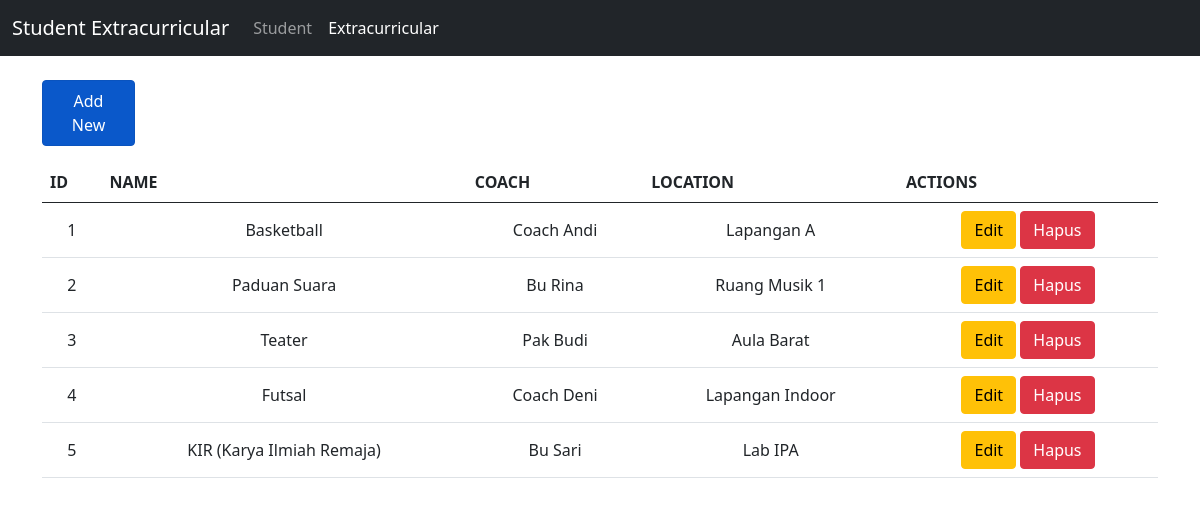
/project/index.php?page=extracurricular, run on the app's committed database.
### tables this page shows
CREATE TABLE `extracurricular` (
  `id` int(11) NOT NULL,
  `name` varchar(100) NOT NULL,
  `coach` varchar(100) DEFAULT NULL,
  `location` varchar(100) DEFAULT NULL
);

### project/controllers/Extracurricular.controller.php (called while the page is built, shortened)
<?php
include_once("models/Extracurricular.class.php");
include_once("views/Extracurricular.view.php");
class ExtracurricularController
{
    private $extracurricular;
    function __construct()
    {
        $this->extracurricular = new Extracurricular(Conf::$db_host, Conf::$db_user, Conf::$db_pass, Conf::$db_name);
    }
    public function index()
    {
        $this->extracurricular->open();
        $this->extracurricular->getExtracurricular();
        $data = array(
            'extracurricular' => array(),
        );
        while ($row = $this->extracurricular->getResult()) {
            array_push($data['extracurricular'], $row);
        }
        $view = new ExtracurricularView();
        $view->render($data);
    }
}

### project/views/Extracurricular.view.php (the view, shortened to what this page needs)
<?php
class ExtracurricularView
{
    public function render($data)
    {
        $no = 1;
        $dataExtracurricular = null;
        foreach ($data['extracurricular'] as $val) {
            list($id, $name, $coach, $location) = $val;
            $dataExtracurricular .= "<tr class='text-center align-middle'>
                <td>" . $no++ . "</td>
                <td>" . $name . "</td>
                <td>" . $coach . "</td>
                <td>" . $location . "</td>" . "
                <td>
                  <a href='index.php?page=extracurricular&id_edit=" . $id .  "' class='btn btn-warning mb-2 mb-md-0 mb-lg-0 mb-xl-0' '>Edit</a>
                  <a href='index.php?page=extracurricular&id_hapus=" . $id . "' class='btn btn-danger' '>Hapus</a>
                </td>
                </tr>";
        }
    }
}

### project/index.php
<?php
include_once("views/Template.class.php");
include_once("models/DB.class.php");
if (!empty($_GET['page'])) {
    include_once("controllers/Extracurricular.controller.php");
    $controller = new ExtracurricularController();
} else {
    include_once("controllers/Student.controller.php");
    $controller = new StudentController();
}
if (isset($_POST['add'])) {
    $controller->add($_POST);
} else if (isset($_POST['update'])) {
    $controller->update($_POST);
} else if (!empty($_GET['id_hapus'])) {
    $id = $_GET['id_hapus'];
    $controller->delete($id);
} else if (!empty($_GET['id_edit'])) {
    $id = $_GET['id_edit'];
    $controller->edit($id);
} else if (isset($_GET['create'])) {
    $controller->create();
} else {
    $controller->index();
}

### project/views/Template.class.php (shortened to what this page needs)
<?php
class Template
{
    var $content = '';
    function __construct($filename = '')
    {
        $this->content = implode('', @file($filename));
    }
    function clear()
    {
        $this->content = preg_replace("/DATA_[A-Z|_|0-9]+/", "", $this->content);
    }
    function write()
    {
        print $this->content;
    }
    function replace($old = '', $new = '')
    {
        if (is_int($new)) {
            $value = sprintf("%d", $new);
        } elseif (is_float($new)) {
            $value = sprintf("%f", $new);
        } elseif (is_array($new)) {
            $value = '';
            foreach ($new as $item) {
                $value .= $item . ' ';
            }
        } else {
            $value = $new;
        }
        $this->content = preg_replace("/$old/", $value, $this->content);
    }
}

### data on the page
extracurricular: name "Basketball", coach "Coach Andi", location "Lapangan A"
extracurricular: name "Paduan Suara", coach "Bu Rina", location "Ruang Musik 1"
extracurricular: name "Teater", coach "Pak Budi", location "Aula Barat"
extracurricular: name "Futsal", coach "Coach Deni", location "Lapangan Indoor"
extracurricular: name "KIR (Karya Ilmiah Remaja)", coach "Bu Sari", location "Lab IPA"

### other printed values
$this->content "Student Extracurricular Student Extracurricular Add New ID NAME COACH LOCATION ACTIONS"
